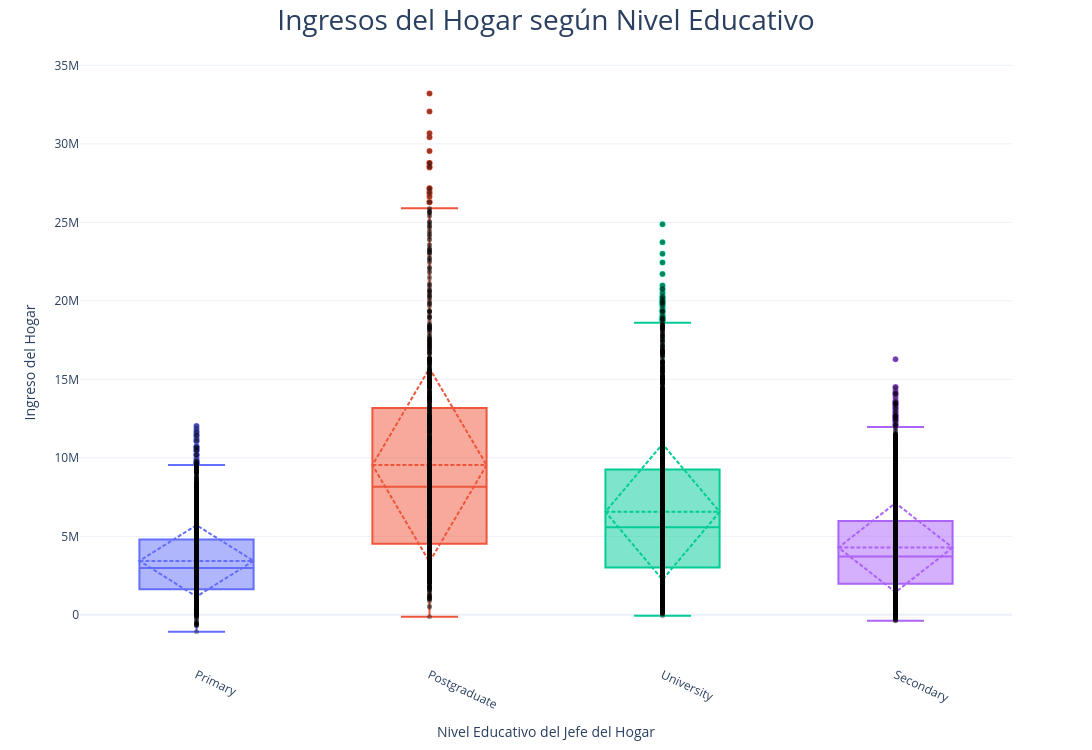

This figure's notebook cell:
### Code cell
import plotly.express as px
import plotly.graph_objects as go

#=====================================#
# BOXPLOT + PUNTOS INDIVIDUALES
#=====================================#

fig = px.box(
    data,
    x='nivel_educativo_del_jefe_del_hogar',
    y='ingreso_del_hogar',
    color='nivel_educativo_del_jefe_del_hogar',
    points='outliers'
)

#=====================================#
# PUNTOS DISPERSIÓN
#=====================================#

fig.add_trace(

    go.Scatter(
        x=data['nivel_educativo_del_jefe_del_hogar'],
        y=data['ingreso_del_hogar'],
        mode='markers',
        marker=dict(
            size=5,
            color='black',
            opacity=0.35
        ),
        name='Observaciones',
        hovertemplate=
        '<b>Nivel Educativo</b>: %{x}<br>' +
        '<b>Ingreso Hogar</b>: %{y:$,.0f}<extra></extra>'
    )

)

#=====================================#
# CONFIGURACIÓN
#=====================================#

fig.update_traces(
    selector=dict(type='box'),
    boxmean='sd'
)

#=====================================#
# LAYOUT
#=====================================#

fig.update_layout(
    template='plotly_white',
    title={
        'text':'Ingresos del Hogar según Nivel Educativo',
        'x':0.5,
        'font':{'size':28}
    },
    xaxis_title='Nivel Educativo del Jefe del Hogar',
    yaxis_title='Ingreso del Hogar',
    width=1300,
    height=750,
    showlegend=False
)

fig.update_xaxes(
    tickangle=25
)

fig.show()

### Figure 1 — Plotly figure (JSON) as saved in the notebook; plotly's stock layout.template omitted (floating-point values rounded to 4 significant figures; data arrays with more than 128 entries replaced by an {"elided": "..."} marker saying what was removed)
{"data": [{"alignmentgroup": "True", "boxmean": "sd", "boxpoints": "outliers", "hovertemplate": "nivel_educativo_del_jefe_del_hogar=%{x}<br>ingreso_del_hogar=%{y}<extra></extra>", "legendgroup": "Primary", "marker": {"color": "#636efa"}, "name": "Primary", "notched": false, "offsetgroup": "Primary", "orientation": "v", "showlegend": true, "type": "box", "x": {"elided": "2474 str values"}, "x0": " ", "xaxis": "x", "y": {"elided": "2474 float values"}, "y0": " ", "yaxis": "y"}, {"alignmentgroup": "True", "boxmean": "sd", "boxpoints": "outliers", "hovertemplate": "nivel_educativo_del_jefe_del_hogar=%{x}<br>ingreso_del_hogar=%{y}<extra></extra>", "legendgroup": "Postgraduate", "marker": {"color": "#EF553B"}, "name": "Postgraduate", "notched": false, "offsetgroup": "Postgraduate", "orientation": "v", "showlegend": true, "type": "box", "x": {"elided": "1043 str values"}, "x0": " ", "xaxis": "x", "y": {"elided": "1043 float values"}, "y0": " ", "yaxis": "y"}, {"alignmentgroup": "True", "boxmean": "sd", "boxpoints": "outliers", "hovertemplate": "nivel_educativo_del_jefe_del_hogar=%{x}<br>ingreso_del_hogar=%{y}<extra></extra>", "legendgroup": "University", "marker": {"color": "#00cc96"}, "name": "University", "notched": false, "offsetgroup": "University", "orientation": "v", "showlegend": true, "type": "box", "x": {"elided": "3004 str values"}, "x0": " ", "xaxis": "x", "y": {"elided": "3004 float values"}, "y0": " ", "yaxis": "y"}, {"alignmentgroup": "True", "boxmean": "sd", "boxpoints": "outliers", "hovertemplate": "nivel_educativo_del_jefe_del_hogar=%{x}<br>ingreso_del_hogar=%{y}<extra></extra>", "legendgroup": "Secondary", "marker": {"color": "#ab63fa"}, "name": "Secondary", "notched": false, "offsetgroup": "Secondary", "orientation": "v", "showlegend": true, "type": "box", "x": {"elided": "3479 str values"}, "x0": " ", "xaxis": "x", "y": {"elided": "3479 float values"}, "y0": " ", "yaxis": "y"}, {"hovertemplate": "<b>Nivel Educativo</b>: %{x}<br><b>Ingreso Hogar</b>: %{y:$,.0f}<extra></extra>", "marker": {"color": "black", "opacity": 0.35, "size": 5}, "mode": "markers", "name": "Observaciones", "type": "scatter", "x": {"elided": "10000 str values"}, "y": {"elided": "10000 float values"}}], "layout": {"boxmode": "overlay", "height": 750, "legend": {"title": {"text": "nivel_educativo_del_jefe_del_hogar"}, "tracegroupgap": 0}, "margin": {"t": 60}, "showlegend": false, "title": {"font": {"size": 28}, "text": "Ingresos del Hogar según Nivel Educativo", "x": 0.5}, "width": 1300, "xaxis": {"anchor": "y", "categoryarray": ["Primary", "Postgraduate", "University", "Secondary"], "categoryorder": "array", "domain": [0, 1], "tickangle": 25, "title": {"text": "Nivel Educativo del Jefe del Hogar"}}, "yaxis": {"anchor": "x", "domain": [0, 1], "title": {"text": "Ingreso del Hogar"}}}}
